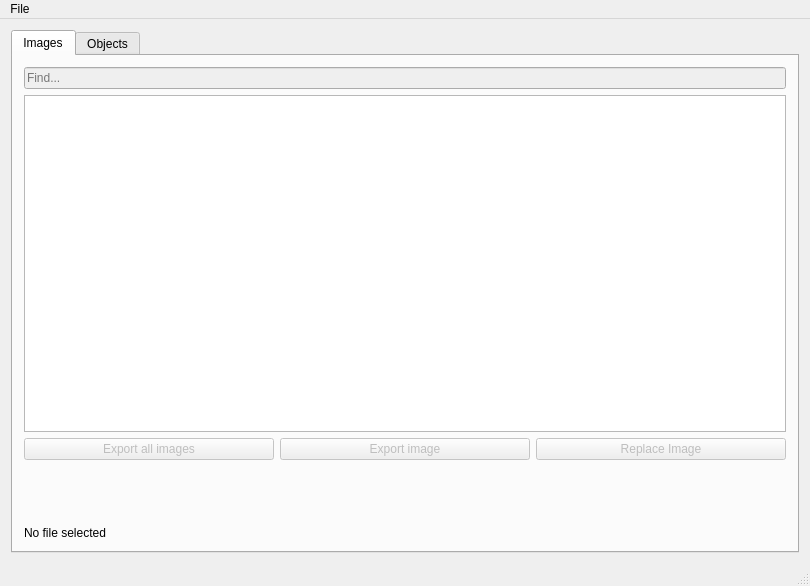
<?xml version="1.0" encoding="UTF-8"?>
<ui version="4.0">
 <class>MainWindow</class>
 <widget class="QMainWindow" name="MainWindow">
  <property name="geometry">
   <rect>
    <x>0</x>
    <y>0</y>
    <width>810</width>
    <height>586</height>
   </rect>
  </property>
  <property name="windowTitle">
   <string>Focus mk3.* IPC Editor</string>
  </property>
  <widget class="QWidget" name="centralWidget">
   <layout class="QVBoxLayout" name="verticalLayout">
    <item>
     <widget class="QTabWidget" name="tabWidget">
      <property name="currentIndex">
       <number>0</number>
      </property>
      <widget class="QWidget" name="tab_images">
       <attribute name="title">
        <string>Images</string>
       </attribute>
       <layout class="QVBoxLayout" name="verticalLayout_10">
        <item>
         <layout class="QVBoxLayout" name="verticalLayout_9">
          <item>
           <layout class="QHBoxLayout" name="horizontalLayout">
            <item>
             <layout class="QVBoxLayout" name="verticalLayout_2">
              <item>
               <widget class="QLineEdit" name="lineEdit_search">
                <property name="enabled">
                 <bool>false</bool>
                </property>
                <property name="maxLength">
                 <number>256</number>
                </property>
                <property name="readOnly">
                 <bool>false</bool>
                </property>
                <property name="placeholderText">
                 <string>Find...</string>
                </property>
               </widget>
              </item>
              <item>
               <widget class="QListWidget" name="lw">
                <property name="sizePolicy">
                 <sizepolicy hsizetype="Expanding" vsizetype="Expanding">
                  <horstretch>3</horstretch>
                  <verstretch>0</verstretch>
                 </sizepolicy>
                </property>
                <property name="maximumSize">
                 <size>
                  <width>16777215</width>
                  <height>16777215</height>
                 </size>
                </property>
               </widget>
              </item>
              <item>
               <layout class="QHBoxLayout" name="horizontalLayout_2">
                <item>
                 <widget class="QPushButton" name="pushButton_exportAll">
                  <property name="enabled">
                   <bool>false</bool>
                  </property>
                  <property name="text">
                   <string>Export all images</string>
                  </property>
                 </widget>
                </item>
                <item>
                 <widget class="QPushButton" name="pushButton_exportImage">
                  <property name="enabled">
                   <bool>false</bool>
                  </property>
                  <property name="text">
                   <string>Export image</string>
                  </property>
                 </widget>
                </item>
                <item>
                 <widget class="QPushButton" name="pushButton_replaceImage">
                  <property name="enabled">
                   <bool>false</bool>
                  </property>
                  <property name="text">
                   <string>Replace Image</string>
                  </property>
                 </widget>
                </item>
               </layout>
              </item>
             </layout>
            </item>
           </layout>
          </item>
          <item>
           <widget class="QLabel" name="label_Type">
            <property name="text">
             <string/>
            </property>
           </widget>
          </item>
          <item>
           <widget class="QLabel" name="label_Width">
            <property name="enabled">
             <bool>true</bool>
            </property>
            <property name="text">
             <string/>
            </property>
           </widget>
          </item>
          <item>
           <widget class="QLabel" name="label_Height">
            <property name="enabled">
             <bool>true</bool>
            </property>
            <property name="text">
             <string/>
            </property>
           </widget>
          </item>
          <item>
           <widget class="QLabel" name="label_Status">
            <property name="text">
             <string>No file selected</string>
            </property>
           </widget>
          </item>
         </layout>
        </item>
       </layout>
      </widget>
      <widget class="QWidget" name="tab_lines">
       <property name="enabled">
        <bool>false</bool>
       </property>
       <attribute name="title">
        <string>Objects</string>
       </attribute>
       <layout class="QVBoxLayout" name="verticalLayout_11">
        <item>
         <layout class="QHBoxLayout" name="horizontalLayout_3">
          <item>
           <widget class="QPushButton" name="pushButton_exportCSV">
            <property name="text">
             <string>Export to CSV</string>
            </property>
           </widget>
          </item>
          <item>
           <widget class="QPushButton" name="pushButton_importCSV">
            <property name="text">
             <string>Import from CSV</string>
            </property>
           </widget>
          </item>
          <item>
           <spacer name="horizontalSpacer">
            <property name="orientation">
             <enum>Qt::Horizontal</enum>
            </property>
            <property name="sizeHint" stdset="0">
             <size>
              <width>40</width>
              <height>20</height>
             </size>
            </property>
           </spacer>
          </item>
         </layout>
        </item>
        <item>
         <widget class="QTableView" name="tableView"/>
        </item>
       </layout>
      </widget>
     </widget>
    </item>
   </layout>
  </widget>
  <widget class="QMenuBar" name="menuBar">
   <property name="geometry">
    <rect>
     <x>0</x>
     <y>0</y>
     <width>810</width>
     <height>22</height>
    </rect>
   </property>
   <widget class="QMenu" name="menu">
    <property name="title">
     <string>File</string>
    </property>
    <addaction name="actionOpen"/>
    <addaction name="separator"/>
    <addaction name="actionSave"/>
    <addaction name="actionSave_As"/>
    <addaction name="separator"/>
    <addaction name="actionClose"/>
    <addaction name="separator"/>
    <addaction name="actionExit"/>
   </widget>
   <addaction name="menu"/>
  </widget>
  <widget class="QStatusBar" name="statusBar"/>
  <action name="actionOpen">
   <property name="text">
    <string>Open</string>
   </property>
  </action>
  <action name="actionSave">
   <property name="enabled">
    <bool>false</bool>
   </property>
   <property name="text">
    <string>Save</string>
   </property>
  </action>
  <action name="actionSave_As">
   <property name="enabled">
    <bool>false</bool>
   </property>
   <property name="text">
    <string>Save As...</string>
   </property>
  </action>
  <action name="actionClose">
   <property name="enabled">
    <bool>false</bool>
   </property>
   <property name="text">
    <string>Close</string>
   </property>
  </action>
  <action name="actionExit">
   <property name="text">
    <string>Exit</string>
   </property>
  </action>
 </widget>
 <layoutdefault spacing="6" margin="11"/>
 <tabstops>
  <tabstop>lineEdit_search</tabstop>
  <tabstop>lw</tabstop>
  <tabstop>pushButton_exportAll</tabstop>
  <tabstop>pushButton_exportImage</tabstop>
  <tabstop>pushButton_replaceImage</tabstop>
 </tabstops>
 <resources/>
 <connections/>
</ui>
